Frame 1 (no input): blank canvas, image omitted
Frame 60 (the mouse pressed at the canvas centre just before this capture): blank canvas, image omitted
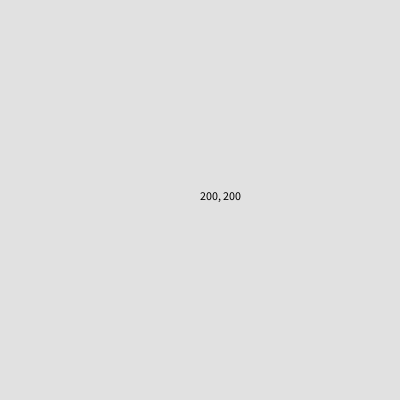
Frame 120 (the mouse held since frame 60 and released just before this capture)

The Processing sketch whose frames 1 and 60 were blank and that drew this single picture after the mouse press (run headless with seeded random() and noise(); from frame 60 on, the mouse is pressed at the canvas centre):

// Processing sketch: basic_functions
// ── basic_functions.pde


void setup(){
  size(400,400); //sets the canvas size in pixels (width, height)
}

void draw(){
  
  background(225); //sets the background colour each frame 
  stroke(255,255,0); //sets the shape stroke colour
  fill(255,0,200); //sets the shape fill colour
  
  // ellipse(mouseX, mouseY, 50, 50); //draws an ellipse at the live mouse position with radius 50 pixels
  // rect(mouseX, mouseY, 200, 100); //draws a rectangle with top corner at mouse position, width 200 and height 100 
  // line(mouseX, mouseY, 200, 100); //draws a line from mouse position to point 200, 100 <- not like the rectangle!
  // point(mouseX, mouseY); //draws a point at mouse position
  
  fill(0); //fills the next shape with colour
  text(str(mouseX)+", "+str(mouseY), mouseX, mouseY); //draws text containing the mouse x and y values, at the mouse position
}
